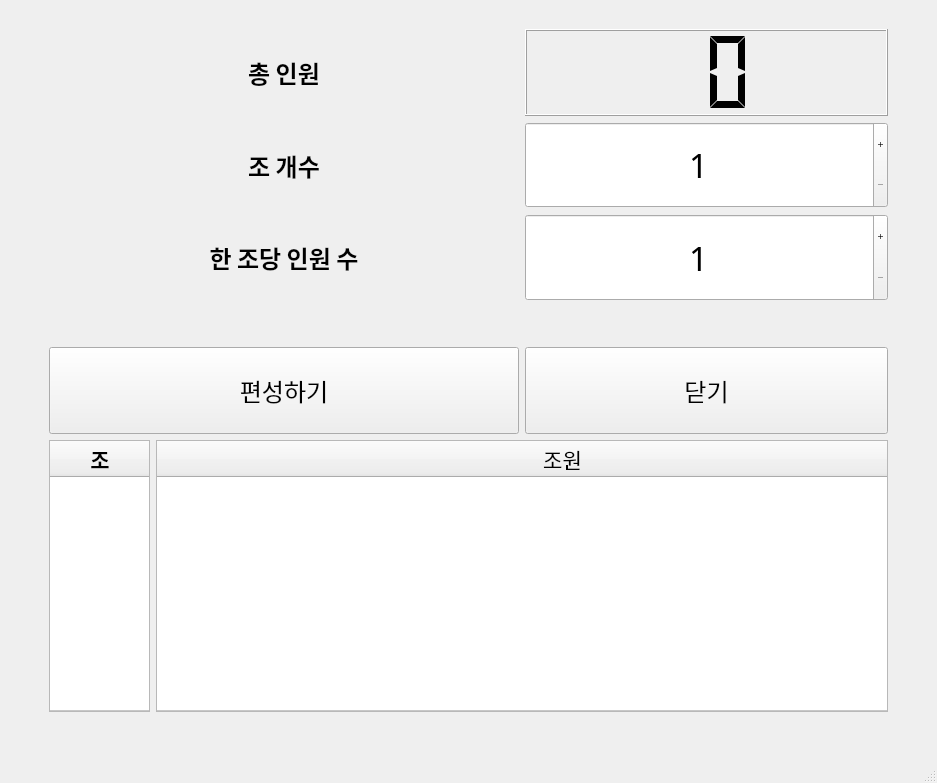
<?xml version="1.0" encoding="UTF-8"?>
<ui version="4.0">
 <class>MainWindow</class>
 <widget class="QMainWindow" name="MainWindow">
  <property name="geometry">
   <rect>
    <x>0</x>
    <y>0</y>
    <width>937</width>
    <height>783</height>
   </rect>
  </property>
  <property name="windowTitle">
   <string>학급랜덤추첨기 - 랜덤조편성</string>
  </property>
  <widget class="QWidget" name="centralwidget">
   <layout class="QGridLayout" name="gridLayout_2">
    <item row="0" column="0">
     <layout class="QGridLayout" name="gridLayout">
      <item row="1" column="1" colspan="2">
       <widget class="QLabel" name="Label3">
        <property name="font">
         <font>
          <family>나눔스퀘어라운드 Bold</family>
          <pointsize>18</pointsize>
          <weight>75</weight>
          <bold>true</bold>
         </font>
        </property>
        <property name="text">
         <string>총 인원</string>
        </property>
        <property name="alignment">
         <set>Qt::AlignCenter</set>
        </property>
        <property name="wordWrap">
         <bool>false</bool>
        </property>
        <property name="margin">
         <number>20</number>
        </property>
       </widget>
      </item>
      <item row="8" column="0">
       <spacer name="verticalSpacer_8">
        <property name="orientation">
         <enum>Qt::Vertical</enum>
        </property>
        <property name="sizeType">
         <enum>QSizePolicy::Minimum</enum>
        </property>
        <property name="sizeHint" stdset="0">
         <size>
          <width>20</width>
          <height>40</height>
         </size>
        </property>
       </spacer>
      </item>
      <item row="7" column="0">
       <spacer name="verticalSpacer">
        <property name="orientation">
         <enum>Qt::Vertical</enum>
        </property>
        <property name="sizeType">
         <enum>QSizePolicy::Minimum</enum>
        </property>
        <property name="sizeHint" stdset="0">
         <size>
          <width>20</width>
          <height>40</height>
         </size>
        </property>
       </spacer>
      </item>
      <item row="6" column="0">
       <spacer name="verticalSpacer_6">
        <property name="orientation">
         <enum>Qt::Vertical</enum>
        </property>
        <property name="sizeType">
         <enum>QSizePolicy::Minimum</enum>
        </property>
        <property name="sizeHint" stdset="0">
         <size>
          <width>20</width>
          <height>40</height>
         </size>
        </property>
       </spacer>
      </item>
      <item row="6" column="2" rowspan="3" colspan="2">
       <widget class="QTableWidget" name="Group_Person_display">
        <property name="sizePolicy">
         <sizepolicy hsizetype="Minimum" vsizetype="Expanding">
          <horstretch>0</horstretch>
          <verstretch>0</verstretch>
         </sizepolicy>
        </property>
        <property name="font">
         <font>
          <family>나눔스퀘어라운드 Regular</family>
          <pointsize>16</pointsize>
         </font>
        </property>
        <property name="frameShadow">
         <enum>QFrame::Sunken</enum>
        </property>
        <property name="editTriggers">
         <set>QAbstractItemView::NoEditTriggers</set>
        </property>
        <property name="tabKeyNavigation">
         <bool>false</bool>
        </property>
        <property name="showDropIndicator" stdset="0">
         <bool>false</bool>
        </property>
        <property name="dragEnabled">
         <bool>false</bool>
        </property>
        <property name="dragDropOverwriteMode">
         <bool>false</bool>
        </property>
        <property name="alternatingRowColors">
         <bool>false</bool>
        </property>
        <property name="selectionMode">
         <enum>QAbstractItemView::NoSelection</enum>
        </property>
        <property name="textElideMode">
         <enum>Qt::ElideMiddle</enum>
        </property>
        <property name="gridStyle">
         <enum>Qt::SolidLine</enum>
        </property>
        <attribute name="horizontalHeaderCascadingSectionResizes">
         <bool>false</bool>
        </attribute>
        <attribute name="horizontalHeaderDefaultSectionSize">
         <number>811</number>
        </attribute>
        <attribute name="horizontalHeaderHighlightSections">
         <bool>false</bool>
        </attribute>
        <attribute name="horizontalHeaderMinimumSectionSize">
         <number>39</number>
        </attribute>
        <attribute name="verticalHeaderVisible">
         <bool>false</bool>
        </attribute>
        <attribute name="verticalHeaderCascadingSectionResizes">
         <bool>false</bool>
        </attribute>
        <attribute name="verticalHeaderDefaultSectionSize">
         <number>45</number>
        </attribute>
        <attribute name="verticalHeaderHighlightSections">
         <bool>false</bool>
        </attribute>
        <attribute name="verticalHeaderShowSortIndicator" stdset="0">
         <bool>false</bool>
        </attribute>
        <attribute name="verticalHeaderStretchLastSection">
         <bool>true</bool>
        </attribute>
        <row/>
        <column>
         <property name="text">
          <string>조원</string>
         </property>
         <property name="font">
          <font>
           <family>나눔스퀘어라운드 Regular</family>
           <pointsize>16</pointsize>
           <weight>50</weight>
           <bold>false</bold>
          </font>
         </property>
         <property name="textAlignment">
          <set>AlignCenter</set>
         </property>
        </column>
        <item row="0" column="0">
         <property name="text">
          <string/>
         </property>
         <property name="font">
          <font>
           <family>나눔스퀘어라운드 Regular</family>
          </font>
         </property>
        </item>
       </widget>
      </item>
      <item row="0" column="3">
       <spacer name="horizontalSpacer_4">
        <property name="orientation">
         <enum>Qt::Horizontal</enum>
        </property>
        <property name="sizeType">
         <enum>QSizePolicy::Minimum</enum>
        </property>
        <property name="sizeHint" stdset="0">
         <size>
          <width>40</width>
          <height>20</height>
         </size>
        </property>
       </spacer>
      </item>
      <item row="3" column="1" colspan="2">
       <widget class="QLabel" name="Label2">
        <property name="font">
         <font>
          <family>나눔스퀘어라운드 Bold</family>
          <pointsize>18</pointsize>
          <weight>75</weight>
          <bold>true</bold>
         </font>
        </property>
        <property name="text">
         <string>한 조당 인원 수</string>
        </property>
        <property name="alignment">
         <set>Qt::AlignCenter</set>
        </property>
        <property name="wordWrap">
         <bool>false</bool>
        </property>
        <property name="margin">
         <number>20</number>
        </property>
       </widget>
      </item>
      <item row="6" column="1" rowspan="3">
       <widget class="QTableWidget" name="Group_Num_display">
        <property name="sizePolicy">
         <sizepolicy hsizetype="Fixed" vsizetype="Minimum">
          <horstretch>0</horstretch>
          <verstretch>0</verstretch>
         </sizepolicy>
        </property>
        <property name="minimumSize">
         <size>
          <width>0</width>
          <height>0</height>
         </size>
        </property>
        <property name="maximumSize">
         <size>
          <width>101</width>
          <height>16777215</height>
         </size>
        </property>
        <property name="font">
         <font>
          <family>나눔스퀘어라운드 Bold</family>
          <pointsize>16</pointsize>
          <weight>75</weight>
          <bold>true</bold>
         </font>
        </property>
        <property name="editTriggers">
         <set>QAbstractItemView::NoEditTriggers</set>
        </property>
        <property name="tabKeyNavigation">
         <bool>true</bool>
        </property>
        <property name="showDropIndicator" stdset="0">
         <bool>false</bool>
        </property>
        <property name="dragEnabled">
         <bool>true</bool>
        </property>
        <property name="dragDropOverwriteMode">
         <bool>false</bool>
        </property>
        <property name="rowCount">
         <number>1</number>
        </property>
        <attribute name="verticalHeaderVisible">
         <bool>false</bool>
        </attribute>
        <attribute name="verticalHeaderDefaultSectionSize">
         <number>45</number>
        </attribute>
        <attribute name="verticalHeaderHighlightSections">
         <bool>false</bool>
        </attribute>
        <attribute name="verticalHeaderStretchLastSection">
         <bool>true</bool>
        </attribute>
        <row/>
        <column>
         <property name="text">
          <string>조</string>
         </property>
         <property name="font">
          <font>
           <family>나눔스퀘어라운드 Regular</family>
           <pointsize>16</pointsize>
          </font>
         </property>
         <property name="textAlignment">
          <set>AlignCenter</set>
         </property>
        </column>
       </widget>
      </item>
      <item row="2" column="0">
       <spacer name="verticalSpacer_2">
        <property name="orientation">
         <enum>Qt::Vertical</enum>
        </property>
        <property name="sizeType">
         <enum>QSizePolicy::Minimum</enum>
        </property>
        <property name="sizeHint" stdset="0">
         <size>
          <width>20</width>
          <height>40</height>
         </size>
        </property>
       </spacer>
      </item>
      <item row="2" column="1" colspan="2">
       <widget class="QLabel" name="Label1">
        <property name="font">
         <font>
          <family>나눔스퀘어라운드 Bold</family>
          <pointsize>18</pointsize>
          <weight>75</weight>
          <bold>true</bold>
         </font>
        </property>
        <property name="text">
         <string>조 개수</string>
        </property>
        <property name="alignment">
         <set>Qt::AlignCenter</set>
        </property>
        <property name="wordWrap">
         <bool>false</bool>
        </property>
        <property name="margin">
         <number>20</number>
        </property>
       </widget>
      </item>
      <item row="5" column="0">
       <spacer name="verticalSpacer_4">
        <property name="orientation">
         <enum>Qt::Vertical</enum>
        </property>
        <property name="sizeType">
         <enum>QSizePolicy::Minimum</enum>
        </property>
        <property name="sizeHint" stdset="0">
         <size>
          <width>20</width>
          <height>40</height>
         </size>
        </property>
       </spacer>
      </item>
      <item row="2" column="3">
       <widget class="QSpinBox" name="GroupNum">
        <property name="sizePolicy">
         <sizepolicy hsizetype="Minimum" vsizetype="Minimum">
          <horstretch>0</horstretch>
          <verstretch>0</verstretch>
         </sizepolicy>
        </property>
        <property name="font">
         <font>
          <family>나눔스퀘어라운드 Regular</family>
          <pointsize>25</pointsize>
         </font>
        </property>
        <property name="alignment">
         <set>Qt::AlignCenter</set>
        </property>
        <property name="buttonSymbols">
         <enum>QAbstractSpinBox::PlusMinus</enum>
        </property>
        <property name="minimum">
         <number>1</number>
        </property>
       </widget>
      </item>
      <item row="0" column="1">
       <spacer name="horizontalSpacer_3">
        <property name="orientation">
         <enum>Qt::Horizontal</enum>
        </property>
        <property name="sizeType">
         <enum>QSizePolicy::Minimum</enum>
        </property>
        <property name="sizeHint" stdset="0">
         <size>
          <width>40</width>
          <height>20</height>
         </size>
        </property>
       </spacer>
      </item>
      <item row="1" column="0">
       <spacer name="verticalSpacer_9">
        <property name="orientation">
         <enum>Qt::Vertical</enum>
        </property>
        <property name="sizeType">
         <enum>QSizePolicy::Minimum</enum>
        </property>
        <property name="sizeHint" stdset="0">
         <size>
          <width>20</width>
          <height>40</height>
         </size>
        </property>
       </spacer>
      </item>
      <item row="0" column="2">
       <spacer name="horizontalSpacer_5">
        <property name="orientation">
         <enum>Qt::Horizontal</enum>
        </property>
        <property name="sizeType">
         <enum>QSizePolicy::Minimum</enum>
        </property>
        <property name="sizeHint" stdset="0">
         <size>
          <width>40</width>
          <height>20</height>
         </size>
        </property>
       </spacer>
      </item>
      <item row="9" column="0">
       <spacer name="verticalSpacer_7">
        <property name="orientation">
         <enum>Qt::Vertical</enum>
        </property>
        <property name="sizeType">
         <enum>QSizePolicy::Minimum</enum>
        </property>
        <property name="sizeHint" stdset="0">
         <size>
          <width>20</width>
          <height>40</height>
         </size>
        </property>
       </spacer>
      </item>
      <item row="3" column="3">
       <widget class="QSpinBox" name="GroupPerson">
        <property name="sizePolicy">
         <sizepolicy hsizetype="Minimum" vsizetype="Minimum">
          <horstretch>0</horstretch>
          <verstretch>0</verstretch>
         </sizepolicy>
        </property>
        <property name="font">
         <font>
          <family>나눔스퀘어라운드 Regular</family>
          <pointsize>25</pointsize>
         </font>
        </property>
        <property name="alignment">
         <set>Qt::AlignCenter</set>
        </property>
        <property name="buttonSymbols">
         <enum>QAbstractSpinBox::PlusMinus</enum>
        </property>
        <property name="minimum">
         <number>1</number>
        </property>
       </widget>
      </item>
      <item row="0" column="4">
       <spacer name="horizontalSpacer_2">
        <property name="orientation">
         <enum>Qt::Horizontal</enum>
        </property>
        <property name="sizeType">
         <enum>QSizePolicy::Maximum</enum>
        </property>
        <property name="sizeHint" stdset="0">
         <size>
          <width>40</width>
          <height>20</height>
         </size>
        </property>
       </spacer>
      </item>
      <item row="4" column="0">
       <spacer name="verticalSpacer_5">
        <property name="orientation">
         <enum>Qt::Vertical</enum>
        </property>
        <property name="sizeType">
         <enum>QSizePolicy::Maximum</enum>
        </property>
        <property name="sizeHint" stdset="0">
         <size>
          <width>20</width>
          <height>40</height>
         </size>
        </property>
       </spacer>
      </item>
      <item row="3" column="0">
       <spacer name="verticalSpacer_3">
        <property name="orientation">
         <enum>Qt::Vertical</enum>
        </property>
        <property name="sizeType">
         <enum>QSizePolicy::Minimum</enum>
        </property>
        <property name="sizeHint" stdset="0">
         <size>
          <width>20</width>
          <height>40</height>
         </size>
        </property>
       </spacer>
      </item>
      <item row="1" column="3">
       <widget class="QLCDNumber" name="Total_LCD">
        <property name="digitCount">
         <number>2</number>
        </property>
        <property name="segmentStyle">
         <enum>QLCDNumber::Flat</enum>
        </property>
       </widget>
      </item>
      <item row="0" column="0">
       <spacer name="horizontalSpacer">
        <property name="orientation">
         <enum>Qt::Horizontal</enum>
        </property>
        <property name="sizeType">
         <enum>QSizePolicy::Maximum</enum>
        </property>
        <property name="sizeHint" stdset="0">
         <size>
          <width>40</width>
          <height>20</height>
         </size>
        </property>
       </spacer>
      </item>
      <item row="5" column="1" colspan="2">
       <widget class="QPushButton" name="MakeGroup_Btn">
        <property name="sizePolicy">
         <sizepolicy hsizetype="Minimum" vsizetype="Minimum">
          <horstretch>0</horstretch>
          <verstretch>0</verstretch>
         </sizepolicy>
        </property>
        <property name="font">
         <font>
          <family>나눔스퀘어라운드 Regular</family>
          <pointsize>18</pointsize>
         </font>
        </property>
        <property name="text">
         <string>편성하기</string>
        </property>
       </widget>
      </item>
      <item row="5" column="3">
       <widget class="QPushButton" name="Close_Btn">
        <property name="sizePolicy">
         <sizepolicy hsizetype="Minimum" vsizetype="Minimum">
          <horstretch>0</horstretch>
          <verstretch>0</verstretch>
         </sizepolicy>
        </property>
        <property name="font">
         <font>
          <family>나눔스퀘어라운드 Regular</family>
          <pointsize>18</pointsize>
         </font>
        </property>
        <property name="text">
         <string>닫기</string>
        </property>
       </widget>
      </item>
     </layout>
    </item>
   </layout>
  </widget>
  <widget class="QStatusBar" name="statusbar"/>
 </widget>
 <resources/>
 <connections/>
</ui>
